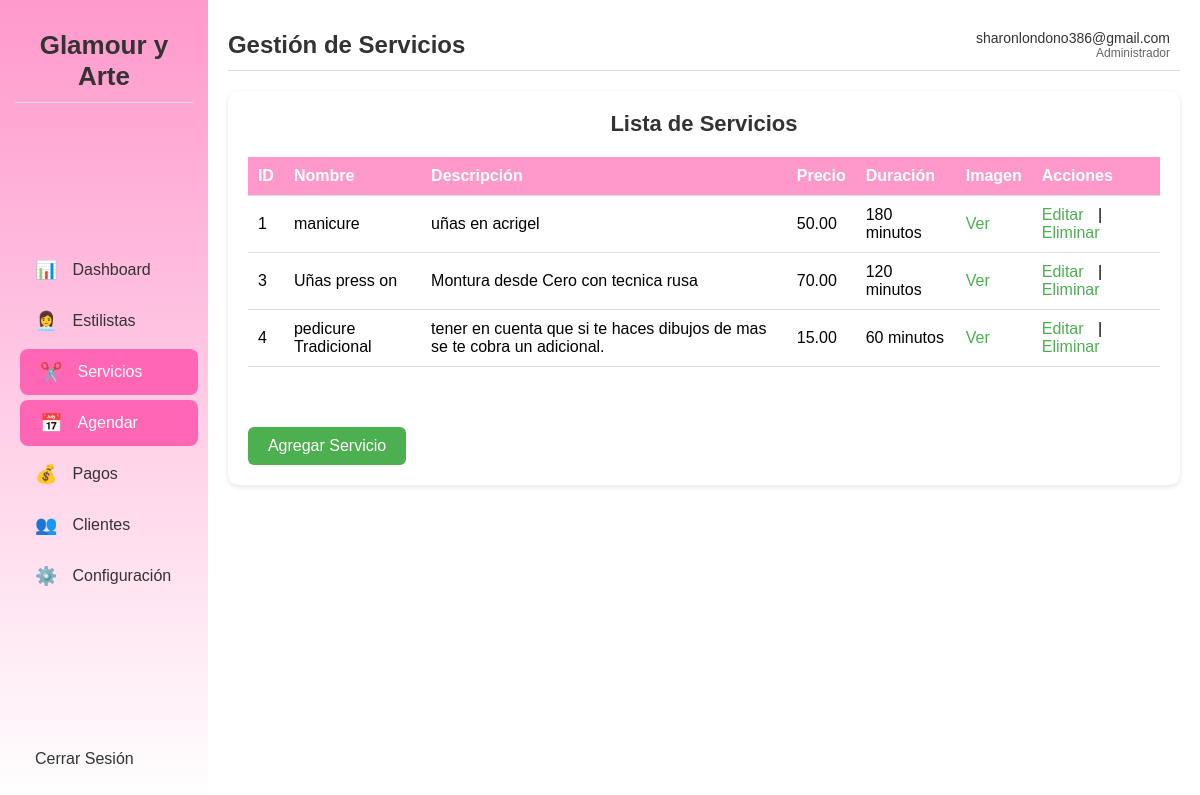
Page /view/gestoreservicios.php (signed in) on the committed database.
### tables this page shows
CREATE TABLE IF NOT EXISTS `servicios` (
  `id` int NOT NULL AUTO_INCREMENT,
  `nombre_servicio` varchar(100) NOT NULL,
  `descripcion` text,
  `precio` decimal(10,2) NOT NULL,
  `duracion` int NOT NULL,
  `imagen` varchar(255) DEFAULT NULL,
  PRIMARY KEY (`id`)
);

### view/gestoreservicios.php (the view, shortened to what this page needs)
<?php
include_once('../model/conexion.php');
$correo = $_SESSION['correo'];
$stmt_servicios = $conn->prepare("SELECT id, nombre_servicio, descripcion, precio, duracion, imagen FROM servicios");
$stmt_servicios->execute();
$result_servicios = $stmt_servicios->get_result();
$edit_id = isset($_GET['edit']) ? intval($_GET['edit']) : 0;
$servicio_to_edit = null;
$add_mode = isset($_GET['add']) && $_GET['add'] == 1;
?>
<!DOCTYPE html>
<html lang="es">
<head>
</head>
<body>
    <div class="container">
        <aside class="sidebar">
            <div class="logo">Glamour y Arte</div>
            <div class="menu">
                <ul>
                    <li><a href="paneladmin.php"><span class="icon">📊</span> Dashboard</a></li>
                    <li><a href="gestorestilistas.php"><span class="icon">👩‍💼</span> Estilistas</a></li>
                    <li><a href="gestoreservicios.php" class="active"><span class="icon">✂️</span> Servicios</a></li>
                    <li><a href="agendarcita_admin.php" class="active"><span class="icon">📅</span> Agendar</a></li>
                    <li><a href="gestionpagos.php"><span class="icon">💰</span> Pagos</a></li>
                    <li><a href="clientesadmin.php"><span class="icon">👥</span> Clientes</a></li>
                    <li><a href="configadmin.php"><span class="icon">⚙️</span> Configuración</a></li>
                </ul>
            </div>
            <div class="logout">
                <a href="logout.php">Cerrar Sesión</a>
            </div>
        </aside>
        <main class="main-content">
            <header class="header">
                <h1>Gestión de Servicios</h1>
                <div class="user">
                    <div class="user-info">
                        <span class="user-email"><?php echo htmlspecialchars($correo); ?></span>
                        <span class="user-role">Administrador</span>
                    </div>
                </div>
            </header>
            <section class="dashboard">
                <div class="recent-appointments">
                    <h2>Lista de Servicios</h2>
                    <?php if ($edit_id > 0 && $servicio_to_edit): ?>
                        <div class="form-container">
                            <form class="form-group" method="POST" action="" enctype="multipart/form-data">
                                <input type="hidden" name="edit_id" value="<?php echo htmlspecialchars($edit_id); ?>">
                                <label for="nombre_servicio">Nombre del Servicio:</label>
                                <input type="text" id="nombre_servicio" name="nombre_servicio" value="<?php echo htmlspecialchars($servicio_to_edit['nombre_servicio']); ?>" required>
                                <label for="descripcion">Descripción:</label>
                                <textarea id="descripcion" name="descripcion" rows="3"><?php echo htmlspecialchars($servicio_to_edit['descripcion'] ?? ''); ?></textarea>
                                <label for="precio">Precio:</label>
                                <input type="number" id="precio" name="precio" step="0.01" value="<?php echo htmlspecialchars($servicio_to_edit['precio'] ?? ''); ?>" required>
                                <label for="duracion">Duración (minutos):</label>
                                <input type="number" id="duracion" name="duracion" value="<?php echo htmlspecialchars($servicio_to_edit['duracion'] ?? ''); ?>" required>
                                <label for="imagen">Foto del Servicio:</label>
                                <input type="file" id="imagen" name="imagen" accept="image/*">
                                <?php if ($servicio_to_edit['imagen']): ?>
                                    <p>Imagen actual: <a href="uploads/servicios/<?php echo htmlspecialchars($servicio_to_edit['imagen']); ?>" target="_blank"><?php echo htmlspecialchars($servicio_to_edit['imagen']); ?></a></p>
                                    <input type="hidden" name="imagen_actual" value="<?php echo htmlspecialchars($servicio_to_edit['imagen']); ?>">
                                <?php endif; ?>
                                <button type="submit">Guardar Cambios</button>
                            </form>
                        </div>
                    <?php else: ?>
                        <?php if ($result_servicios->num_rows > 0): ?>
                            <div class="table-container">
                                <table>
                                    <thead>
                                        <tr>
                                            <th>ID</th>
                                            <th>Nombre</th>
                                            <th>Descripción</th>
                                            <th>Precio</th>
                                            <th>Duración</th>
                                            <th>Imagen</th>
                                            <th>Acciones</th>
                                        </tr>
                                    </thead>
                                    <tbody>
                                        <?php while ($row = $result_servicios->fetch_assoc()): ?>
                                            <tr>
                                                <td><?php echo htmlspecialchars($row['id']); ?></td>
                                                <td><?php echo htmlspecialchars($row['nombre_servicio']); ?></td>
                                                <td><?php echo htmlspecialchars($row['descripcion'] ?? 'N/A'); ?></td>
                                                <td><?php echo htmlspecialchars($row['precio'] ?? 'N/A'); ?></td>
                                                <td><?php echo htmlspecialchars($row['duracion']) . ' minutos'; ?></td>
                                                <td><?php echo $row['imagen'] ? '<a href="uploads/servicios/' . htmlspecialchars($row['imagen']) . '" target="_blank">Ver</a>' : 'N/A'; ?></td>
                                                <td>
                                                    <a href="?edit=<?php echo $row['id']; ?>">Editar</a> |
                                                    <a href="?delete=<?php echo $row['id']; ?>" onclick="return confirm('¿Eliminar servicio?');">Eliminar</a>
                                                </td>
                                            </tr>
                                        <?php endwhile; ?>
                                    </tbody>
                                </table>
                            </div>
                        <?php else: ?>
                            <p class="no-data">No hay servicios registrados.</p>
                        <?php endif; ?>
                        <a href="?add=1" class="btn-add">Agregar Servicio</a>
                    <?php endif; ?>
                </div>
            </section>
        </main>
    </div>
</body>
</html>

### view/gestoreservicios.php (style rules this page uses)
* { margin: 0; padding: 0; box-sizing: border-box; font-family: Arial, sans-serif; }
body { display: flex; height: 100vh; background-color: #f5f5f5; }
.container { display: flex; width: 100%; height: 100%; }
.sidebar { width: 250px; background: linear-gradient(to bottom, #ff99cc, #ffffff); padding: 20px 15px; display: flex; flex-direction: column; justify-content: space-between; box-shadow: 2px 0 5px rgba(0, 0, 0, 0.1); transition: width 0.3s ease; }
.sidebar .logo { font-size: 26px; font-weight: bold; color: #333; margin-bottom: 30px; text-align: center; padding: 10px 0; border-bottom: 1px solid #ddd; }
.sidebar .menu ul { list-style: none; }
.sidebar .menu ul li a { display: flex; align-items: center; padding: 12px 20px; color: #333; text-decoration: none; font-size: 16px; margin-bottom: 5px; border-radius: 8px; transition: all 0.3s ease; }
.sidebar .menu ul li a .icon { margin-right: 15px; font-size: 18px; }
.sidebar .menu ul li a:hover, .sidebar .menu ul li a.active { background-color: #ff66b3; color: #fff; transform: translateX(5px); }
.sidebar .logout a { display: flex; align-items: center; padding: 12px 20px; color: #333; text-decoration: none; font-size: 16px; border-radius: 8px; transition: all 0.3s ease; margin-top: 20px; }
.main-content { flex-grow: 1; padding: 20px; background-color: #fff; overflow-y: auto; }
.header { display: flex; justify-content: space-between; align-items: center; margin-bottom: 20px; padding: 10px 0; border-bottom: 1px solid #ddd; }
.header h1 { font-size: 24px; color: #333; }
.user { display: flex; align-items: center; }
.user-info { display: flex; flex-direction: column; align-items: flex-end; margin-right: 10px; }
.user-info .user-email { font-size: 14px; color: #333; }
.user-info .user-role { font-size: 12px; color: #666; }
.recent-appointments { background-color: #fff; padding: 20px; border-radius: 10px; box-shadow: 0 2px 5px rgba(0, 0, 0, 0.1); margin: 0 auto; max-width: 100%; }
.recent-appointments h2 { margin-bottom: 20px; font-size: 22px; color: #333; text-align: center; }
.table-container { margin: 20px 0; overflow-x: auto; }
table { width: 100%; border-collapse: collapse; margin-bottom: 20px; }
th, td { padding: 10px; text-align: left; border-bottom: 1px solid #ddd; }
th { background-color: #ff99cc; color: #fff; }
td a { color: #4caf50; text-decoration: none; margin-right: 10px; }
.btn-add { display: inline-block; padding: 10px 20px; background-color: #4caf50; color: #fff; border: none; border-radius: 6px; cursor: pointer; font-size: 16px; text-decoration: none; text-align: center; transition: background-color 0.3s ease; margin-top: 20px; }

### rows in the picture
servicios: id "1", nombre_servicio "manicure", descripcion "uñas en acrigel", precio "50.00", duracion "180"
servicios: id "3", nombre_servicio "Uñas press on", descripcion "Montura desde Cero con tecnica rusa", precio "70.00", duracion "120"
servicios: id "4", nombre_servicio "pedicure Tradicional", descripcion "tener en cuenta que si te haces dibujos de mas se te cobra un adicional.", precio "15.00", duracion "60"

### other values in the picture
$correo "sharonlondono386@gmail.com"
